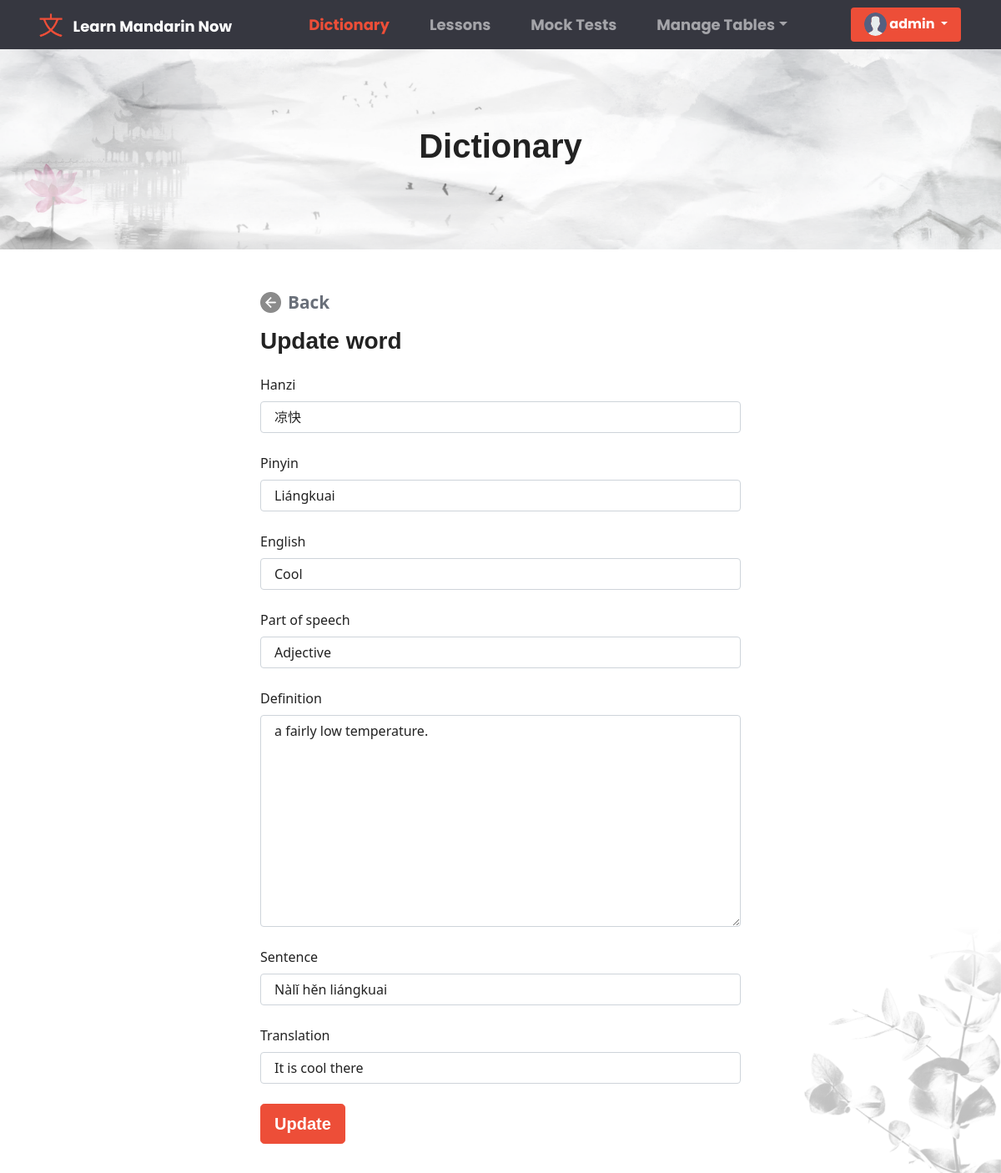
Page /superuser/edit-word/73/ (signed in) on the committed database.
### base/models.py (models this page shows, shortened)
class User(AbstractUser):
    fname = models.CharField(max_length=200, null=True)
    lname = models.CharField(max_length=200, null=True)
    email = models.EmailField(unique = True, null=True)
    bio = models.TextField(null=True)
    avatar = models.ImageField(null=True, default="avatar.svg")
    REQUIRED_FIELDS = []
    class Meta:
        ordering = ['username']

class DictionaryList(models.Model):
    hanzi = models.CharField(max_length=200, null=True)
    pinyin = models.CharField(max_length=200, null=True)
    english = models.CharField(max_length=200, null=True)
    part_of_speech = models.ForeignKey(SpeechList, on_delete=models.SET_NULL, null=True)
    definition = models.TextField(null=True, blank=True)
    sentence = models.CharField(max_length=200, null=True)
    translation = models.CharField(max_length=200, null=True)
    updated = models.DateTimeField(auto_now=True)
    created = models.DateTimeField(auto_now_add=True)
    class Meta:
        ordering = ['-updated', '-created']

### base/views.py (the view, shortened to what this page needs)
# urls.py: path('superuser/edit-word/<str:pk>/', views.AdminEditWordToDictionary, name = 'superuser-edit-word'),
@login_required(login_url='anonymous')
def AdminEditWordToDictionary(request, pk):
    label = 'Update'
    dict_list = DictionaryList.objects.get(id=pk)
    form = DictionaryListForm(instance=dict_list)
    if request.user.is_authenticated and not request.user.is_staff:
        messages.warning(request, "Access denied, 403 forbidden page!")
        return redirect('dictionary')
    context = {
        'form' : form,
        'label' : label,
    }
    return render(request, 'dictionary_edit_add.html', context)

### base/forms.py
class DictionaryListForm(ModelForm):
    class Meta:
        model = DictionaryList
        fields = ['hanzi', 'pinyin', 'english', 'part_of_speech', 'definition', 'sentence', 'translation']
    def __init__(self, *args, **kwargs):
        super().__init__(*args, **kwargs)
        self.fields['hanzi'].widget.attrs.update({'class': 'form-control', 'placeholder': 'Hanzi'})
        self.fields['pinyin'].widget.attrs.update({'class': 'form-control', 'placeholder': 'Pinyin'})
        self.fields['english'].widget.attrs.update({'class': 'form-control', 'placeholder': 'English'})
        self.fields['part_of_speech'].widget.attrs.update({'class': 'form-control', 'placeholder': 'Part of speech'})
        self.fields['definition'].widget.attrs.update({'class': 'form-control', 'placeholder': 'Definition'})
        self.fields['sentence'].widget.attrs.update({'class': 'form-control', 'placeholder': 'Example in a sentence'})
        self.fields['translation'].widget.attrs.update({'class': 'form-control', 'placeholder': 'Translation of the sentence'})

### base/models.py (called while the page is built)
    def __str__(self):
        return self.speech

### templates/dictionary_edit_add.html (shortened to what this page needs)
{% extends 'main.html' %} {% block content %} {% load static%}
<link rel="stylesheet" href="{% static 'css/dictionaryAdd_Edit.css' %}" />
<div class="container-fluid">
  <div class="row mb-5" id="dictionary_header">
    <h1 class="text-center">Dictionary</h1>
  </div>
  <div class="row justify-content-center" style="margin-bottom:3%">
    <div class="col col-lg-6">
      <form action="" method="POST">
          <a href="{%url 'dictionary'%}" id="back_btn">
            <img src="{% static 'images/back_icon.png' %}" class="navbar_mini_icon">
             Back
          </a>
        <h3 style="margin: 0%;"> {{label}}  {% if label == 'Add' %}new word{% else %}word{%endif%}</h3>
        <div class="col-sm-12">
            {% for fields in form %}
          <div class="form-group">
            <label for="" class="form-label mt-4"> {{fields.label}}</label> </label>
            {{ fields }}
          </div>
          {% endfor %}
        </div>
        <div class="form-group">
          <br />
          <button type="submit" class="btn btn-primary btn-lg btn-block">
            {{label}}
          </button>
        </div>
      </form>
    </div>
  </div>
</div>
<img src="{% static 'images/right_bgImg.png' %}" id="right_bg_img">
{% endblock content %}

### templates/navbar.html (shortened to what this page needs)
{% load static %}
<link rel="stylesheet" href="{% static 'css/navbar.css' %}" />
<nav class="navbar navbar-expand-lg navbar-dark" id="navbar_header">
  <div class="container-fluid">
    <img src="{% static 'images/navbar_logo.png' %}" id="navbar_logo">
    <a class="navbar-brand" href="{% url 'dictionary' %}" id="logo_text">Learn Mandarin Now</a>
    <div class="collapse navbar-collapse" id="navbarColor02">
      <ul class="navbar-nav me-auto navbar_menuChouce">
        <li class="nav-item">
          <a class="nav-link navigation_choices" href="{% url 'dictionary' %}"
             id="dictionary_page">Dictionary
          </a>
        </li>
        <li class="nav-item">
          <a class="nav-link navigation_choices" href="{% url 'lessons' %}" id="lesson_page">Lessons</a>
        </li>
        <li class="nav-item">
          <a class="nav-link navigation_choices" href="{% url 'mocktest' %}" id="mocktest_page">Mock Tests</a>
        </li>
        {% if request.user.is_authenticated and request.user.is_staff %}
        <li class="nav-item dropdown">
          <a
            class="nav-link dropdown-toggle navigation_choices"
            data-bs-toggle="dropdown"
            href="#"
            role="button"
            aria-haspopup="true"
            aria-expanded="false"
             id="Manage_table">Manage Tables</a
          >
        </li>
        {% endif %}
      </ul>
      <div class="d-flex">
        {% if request.user.is_authenticated %}
        <div class="dropdown">
          <button
            class="btn btn-primary dropdown-toggle button_profile" id="test"
            type="button"
            id="dropdownMenuButton1"
            data-bs-toggle="dropdown"
            aria-expanded="false"
          >
            <img
              class="rounded-circle"
              src="{{request.user.avatar.url}}"
              alt="profile"
              style="height: 1.7rem; width: 1.7rem; margin-bottom: 1px"
            />
            {{request.user.username}}
          </button>
        </div>
        {% endif %}
      </div>
    </div>
  </div>
</nav>

### static/css/navbar.css (style rules this page uses)
#test { font-family: 'Poppins', sans-serif; }
#navbar_header { background-color: #363740; padding-right: 3%; }
.navbar_menuChouce { margin: 0% auto; }
#navbar_logo { height: 4vh; margin-right: 1%; margin-left: 3%; width: auto; }
#logo_text { font-family: 'Poppins', sans-serif; text-transform: capitalize; }
.button_profile { border: none; }
.navigation_choices { font-family: 'Poppins', sans-serif; margin: 0% 1rem; }
.navbar_mini_icon { height: 25px; width: auto; margin-right: .5rem; }

### static/css/dictionaryAdd_Edit.css (style rules this page uses)
#dictionary_header { height: 30vh; margin-bottom: 2rem; display: flex; align-items: center; justify-content: center; background-image: url(../../static/images/dictionary_headerBg.png); background-position: bottom center; background-repeat: no-repeat; background-size: cover; }
#back_btn { text-decoration: none; color: #696F79; font-size: 1.3rem; font-weight: bold; margin: 0%; padding: 0%; display: flex; align-items: center; margin-right: 4rem; margin-bottom: 1rem; }
#right_bg_img { position: fixed; height: 40vh; width: auto; right: 0; bottom: 0; }

### templates/main.html (style rules this page uses)
* { box-sizing: border-box; }
img { -webkit-user-drag: none; -khtml-user-drag: none; -moz-user-drag: none; -o-user-drag: none; object-fit: cover; }

### rows in the picture
User: user.avatar (placeholder picture), user.username "admin"
DictionaryList: form "凉快" "Liángkuai" "Cool" "Adjective" "a fairly low temperature." "Nàlǐ hěn liángkuai" "It is cool there"

### other values in the picture
{{ label }} "Update"
{{ fields.label }} "Hanzi" "Pinyin" "English" "Part of speech" "Definition" "Sentence" "Translation"
